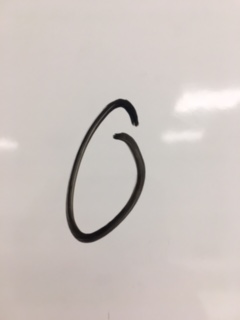
#> input picture digits/0IMG_0332.JPG, 240 x 320 px
$ python show_preds.py   (older library calls are emulated)
#> lines starting #> are read from the running program, lines starting #| are printed output that depends on the picture; after the words box and inside, x2 and y2 are one past the last pixel; in counts of white or black regions, pixels touching at a corner belong together
#> the answer given: ../digits/0IMG_0332.JPG
import os
import numpy as np
import keras

from keras.preprocessing import image
from cv2 import cv2


import matplotlib.pyplot as plt

#THIS IS WIP, dont use

def preprocessor(img):
    gray = img
    dilated_gray = cv2.dilate(gray, np.ones((7,7), np.uint8))
    bg_gray = cv2.medianBlur(dilated_gray, 21)
    diff_gray = 255-cv2.absdiff(gray, bg_gray)
    norm_gray = diff_gray.copy()
    norm_img = np.zeros((320,240))
    norm_gray = cv2.normalize(diff_gray, norm_img, alpha = 0, beta = 255, norm_type=cv2.NORM_MINMAX, dtype = cv2.CV_8UC1)
    test_img = diff_gray - norm_gray
    test_img2 = cv2.dilate(test_img, np.ones((5,5)))

    ret2,gray3 = cv2.threshold(test_img2,0,255,cv2.THRESH_OTSU)
    gray3 = cv2.resize(gray3, (28,28), interpolation = cv2.INTER_AREA)
    return gray3, gray3.copy()

def preprocessor2(img):
    gray = img
    dilated_gray = cv2.dilate(gray, np.ones((7,7), np.uint8))
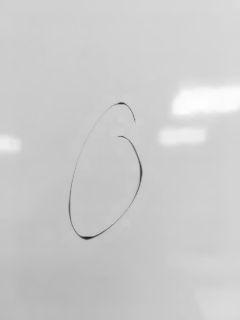
#> dilated_gray: shape (320, 240); min 36, max 253, mean 204
    bg_gray = cv2.medianBlur(dilated_gray, 21)
    diff_gray = 255-cv2.absdiff(gray, bg_gray)
    norm_gray = diff_gray.copy()

    _, thr_gray = cv2.threshold(norm_gray, 253, 0, cv2.THRESH_TRUNC)

    norm_img = np.zeros((320,240))
    norm_gray = cv2.normalize(diff_gray, norm_img, alpha = 0, beta = 255, norm_type=cv2.NORM_MINMAX, dtype = cv2.CV_8UC1)
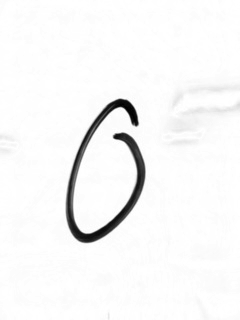
#> norm_gray: shape (320, 240); min 0, max 255, mean 246.2
    test_img = diff_gray - norm_gray
    test_img2 = cv2.dilate(test_img, np.ones((5,5)))
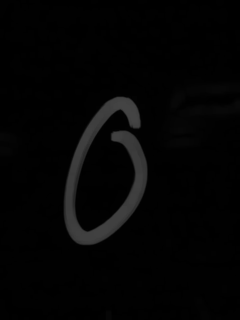
#> test_img2: shape (320, 240); min 0, max 68, mean 4.1

    ret2, gray3 = cv2.threshold(test_img2,40,255,cv2.THRESH_OTSU)
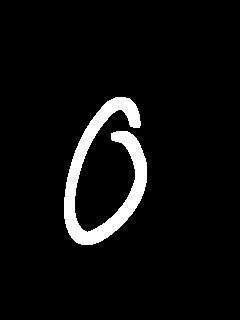
#> gray3: shape (320, 240); 5.5% white; 1 white region, box (x1, y1, x2, y2) and area: (64, 97, 147, 245) 4238
#> ret2 = 29

    gray3 = cv2.resize(gray3, (28,28), interpolation = cv2.INTER_AREA)
#> gray3: shape (28, 28)

    ret3, gray4 = cv2.threshold(test_img2, 40, 255, cv2.THRESH_TRUNC)

    gray4 = cv2.resize(gray4, (28,28), interpolation = cv2.INTER_AREA)
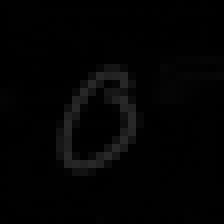
#> gray4: shape (28, 28) (shown 8 times larger); min 0, max 40, mean 3.1

    gray5 = cv2.resize(thr_gray, (28,28), interpolation=cv2.INTER_AREA)
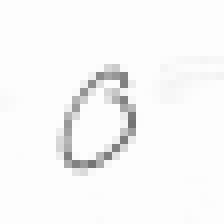
#> gray5: shape (28, 28) (shown 8 times larger); min 115, max 253, mean 247.6

    _, gray6 = cv2.threshold(norm_gray, 30, 30, cv2.THRESH_OTSU)
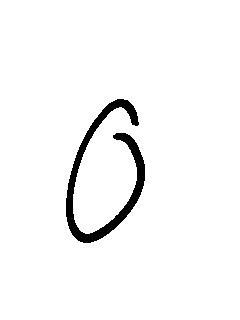
#> gray6: shape (320, 240); values 0 (black) and 30 (white), 96.7% white; 1 black region, box (x1, y1, x2, y2) and area: (66, 99, 145, 243) 2535
    # [7 lines of commented-out code are left out]


    return gray3, gray4, gray5, gray6

def into_alnet(img):
    img = img.reshape((1,28,28,1))
    img = img.astype('float32')
    img /= 255
    return img

if __name__ == "__main__":

    from tkinter.filedialog import askopenfilename
    filename = askopenfilename()
    img_orig = cv2.imread(filename, 0)
    gray3, gray4, gray5, gray6 = preprocessor2(img_orig)
    plt.gray()
    f, axarr = plt.subplots(nrows=1,ncols=4)
    plt.sca(axarr[0]);
    plt.imshow(gray3); plt.title('0,255,OTSU')
    plt.sca(axarr[1]);
    plt.imshow(gray4); plt.title('128,255,OTSU')
    plt.sca(axarr[2]);
    plt.imshow(gray5); plt.title('NONE')
    plt.sca(axarr[3]);
    plt.imshow(gray6); plt.title('')
    plt.show()

$ run again, on digits/1IMG_0330.JPG
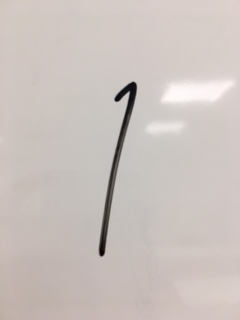
#> input picture digits/1IMG_0330.JPG, 240 x 320 px
#> in preprocessor2, `ret2, gray3 = cv2.threshold(test_img2,40,255,cv2.THRESH_OTSU)`:
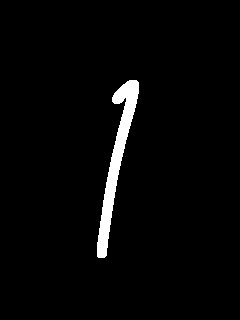
#> gray3: shape (320, 240); 2.8% white; 1 white region, box (x1, y1, x2, y2) and area: (97, 80, 139, 258) 2141
#> ret2 = 26
#> in preprocessor2, `_, gray6 = cv2.threshold(norm_gray, 30, 30, cv2.THRESH_OTSU)`:
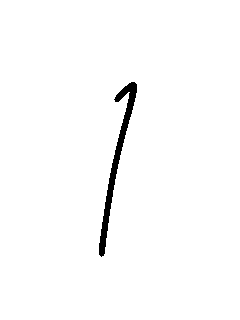
#> gray6: shape (320, 240); values 0 (black) and 30 (white), 98.4% white; 1 black region, box (x1, y1, x2, y2) and area: (99, 82, 137, 257) 1219

$ run again, on digits/1IMG_0336.JPG
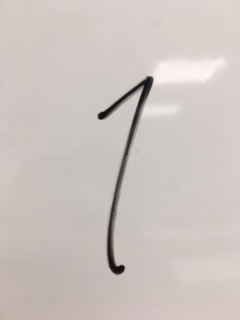
#> input picture digits/1IMG_0336.JPG, 240 x 320 px
#> in preprocessor2, `ret2, gray3 = cv2.threshold(test_img2,40,255,cv2.THRESH_OTSU)`:
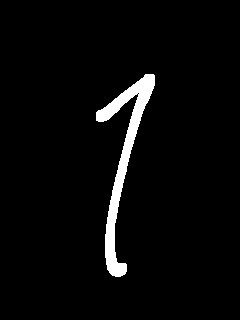
#> gray3: shape (320, 240); 3.6% white; 1 white region, box (x1, y1, x2, y2) and area: (96, 74, 155, 277) 2768
#> ret2 = 27
#> in preprocessor2, `_, gray6 = cv2.threshold(norm_gray, 30, 30, cv2.THRESH_OTSU)`:
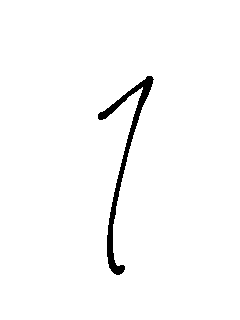
#> gray6: shape (320, 240); values 0 (black) and 30 (white), 98% white; 1 black region, box (x1, y1, x2, y2) and area: (98, 76, 154, 275) 1509

$ run again, on digits/1IMG_0362.JPG
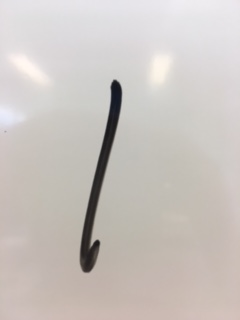
#> input picture digits/1IMG_0362.JPG, 240 x 320 px
#> ret2 = 27
#> in preprocessor2, `_, gray6 = cv2.threshold(norm_gray, 30, 30, cv2.THRESH_OTSU)`:
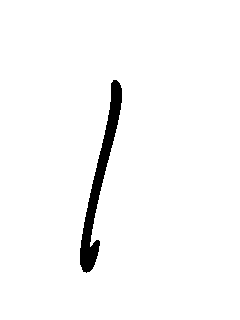
#> gray6: shape (320, 240); values 0 (black) and 30 (white), 97.3% white; 1 black region, box (x1, y1, x2, y2) and area: (80, 80, 122, 273) 2087
